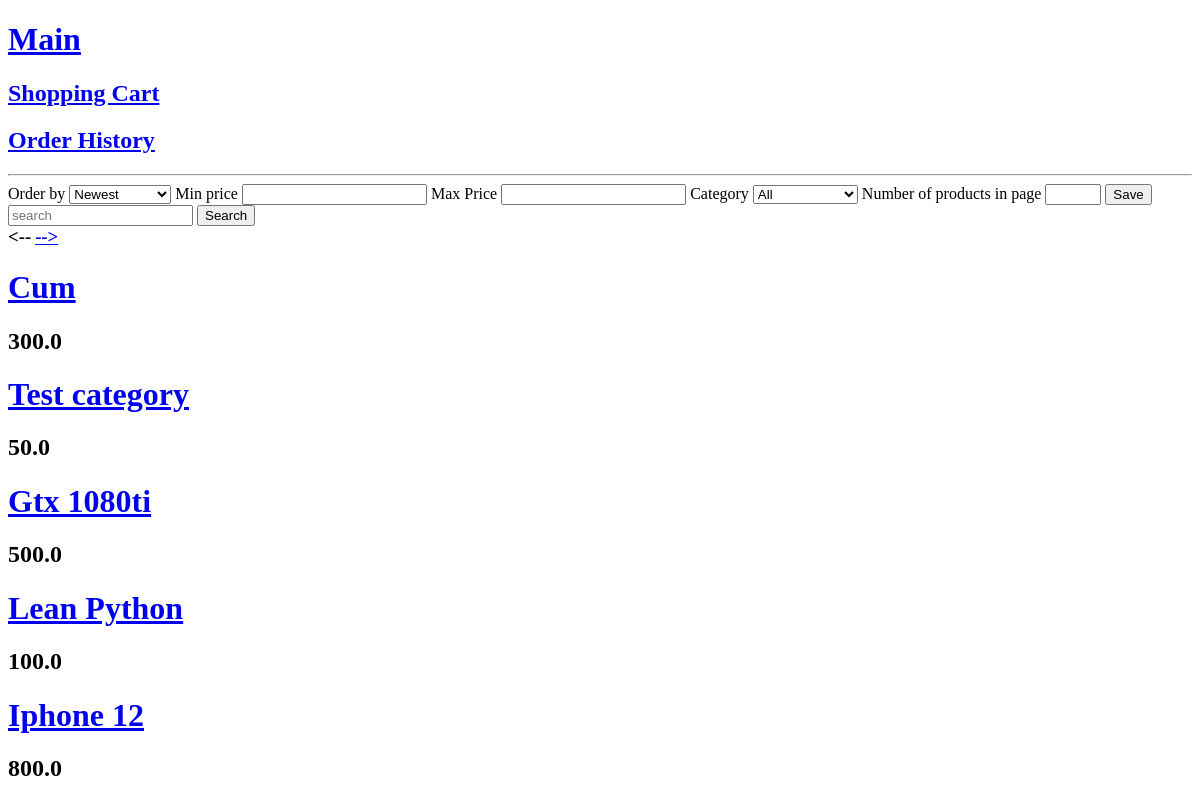
The app's page /, older data.
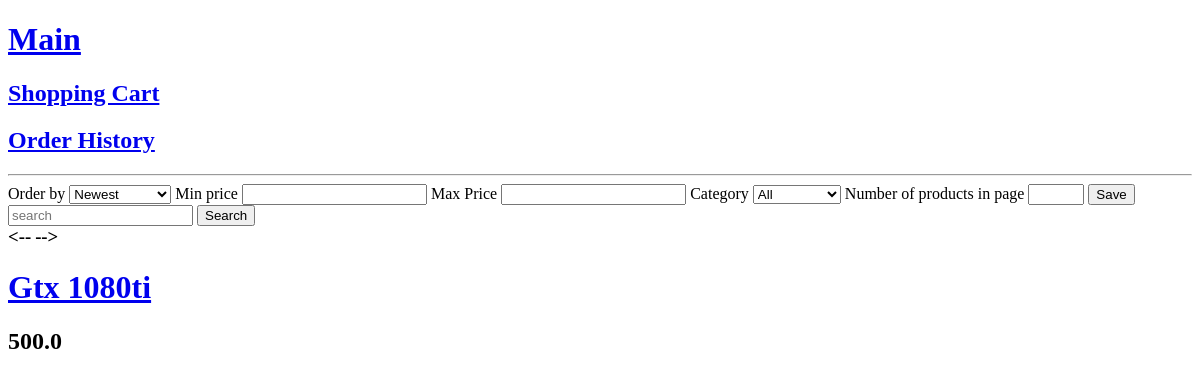
The same page, newer data.
### main/models.py (models this page shows, shortened)
class Product(models.Model):
    title = models.CharField('Title', max_length=516)
    description = models.TextField('Description', blank=True)
    date = models.DateTimeField('Date', default=now, blank=True)
    price = models.DecimalField('Price', decimal_places=1, max_digits=10000)
    category = models.ForeignKey('main.Category', on_delete=models.CASCADE, null=True)
    def get_absolute_url(self):
        return f'/product/{self.id}'

### main/views.py (the view)
# urls.py: path('', main_views.main_view, name='main'),
def main_view(request):
    products = Product.objects.all().order_by(ORDER_FILTER[request.session.get('filter_by', '0')])
    f = Filter(min_price=request.session.get('min_price', 0), max_price=request.session.get('max_price', 0), category_id=request.session.get('category', 0))
    f.make_filter()
    f = f.get_filter()
    if f:
        products = products.filter(**f)
    if request.method == "GET":
        q = request.GET.get("q")
        if q:
            products = products.filter(title__icontains=q)
    p = Paginator(products, request.session.get('paginate_by', 5))
    try:
        products = p.page(request.GET.get('page', 1))
    except EmptyPage:
        return redirect('/?q={}'.format(request.GET.get('q', '')))
    ctx = {'products': products}
    return render(request, 'index.html', ctx)

### filters/models.py (called while the page is built)
    def make_filter(self):
        if self.min_price is not None and int(self.min_price) > 0:
            self.q.update({'price__gte': self.min_price})
        elif self.min_price is not None and int(self.min_price) is 0:
            if 'price__gte' in self.q:
                del self.q['price__gte']
        if self.max_price is not None and int(self.max_price) > 0:
            self.q.update({'price__lte': self.max_price})
        elif int(self.max_price) is 0:
            if 'price__lte' in self.q:
                del self.q['price__lte']
        if self.category_id is not None and int(self.category_id) != 0:
            self.q.update({'category__id': self.category_id})
        elif self.category_id is not None and int(self.category_id) == 0:
            if 'category__id' in self.q:
                del self.q['category__id']

    def get_filter(self):
        return self.q

### main/templatetags/categories_tags.py (called while the page is built)
@register.simple_tag
def get_categories():
    return Category.objects.all()

### templates/index.html (shortened to what this page needs)
{% extends 'base.html' %}
{% block content %}
    {% include 'filter-base.html' %}
    {% if products.has_previous %}
        <h3 class="pagination"><a href="?page={{ products.previous_page_number }}{% for key, value in request.GET.items %}{% if key != 'page' %}&{{ key }}={{ value }}{% endif %}{% endfor %}"><--</a></h3>
    {% else %}
        <h3 class="pagination"><a><--</a></h3>
    {% endif %}
    {% if products.has_next %}
        <h3 class="pagination"><a href="?page={{ products.next_page_number }}{% for key, value in request.GET.items %}{% if key != 'page' %}&{{ key }}={{ value }}{% endif %}{% endfor %}">--></a></h3>
    {% else %}
        <h3 class="pagination"><a>--></a></h3>
    {% endif %}
    {% for product in products %}
        <h1><a href="{{ product.get_absolute_url }}">{{ product.title }}</a></h1>
        <h2>{{ product.price }}</h2>
    {% endfor %}
{% endblock %}

Row changes from the older to the newer data that the page shows:
removed Product: title "Cum", price "300.0"
removed Product: title "Test category", price "50.0"
removed Product: title "Lean Python", price "100.0"
removed Product: title "Iphone 12", price "800.0"
